Frame 1 (no input): blank canvas, image omitted
Frame 60 (no input): blank canvas, image omitted
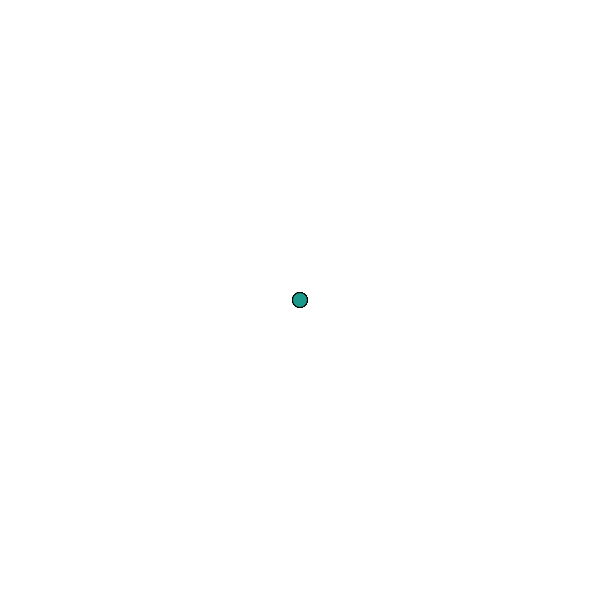
Frame 120 (the mouse pressed at the canvas centre since frame 60)

The p5.js sketch whose frames 1 and 60 were blank and that drew this single picture after the mouse press (run headless with seeded random() and noise() and a simulated clock; from frame 60 on, the mouse is pressed at the canvas centre):

// p5.js sketch
// ── sketch.js
var tail = [];
var colors = [
    '#1B998B',
    '#ED217C',
    '#2D3047',
    '#FFFD82',
    '#FF9B71'
];

function setup() {
    createCanvas(600, 600);
    background(255);
    stroke(0);
}

function draw() {
    background(255);

    tail.unshift({
        x: mouseX,
        y: mouseY,
        color: random(colors)
    });

    var count = tail.length;
    var current;
    for (var i=0; i<count; i++) {
        current = tail[i];

        fill(current.color);
        ellipse(current.x, current.y, 15, 15);
    }

    if (count > 10) {
        tail.pop();
    }

    fill(random(colors));
    ellipse(mouseX, mouseY, 15, 15);
}
